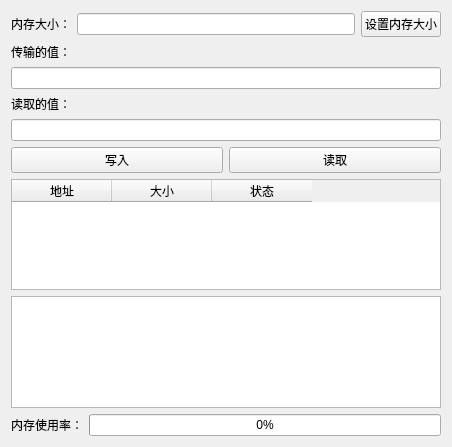
<?xml version="1.0" encoding="UTF-8"?>
<ui version="4.0">
 <class>Process</class>
 <widget class="QMainWindow" name="Process">
  <property name="geometry">
   <rect>
    <x>0</x>
    <y>0</y>
    <width>452</width>
    <height>447</height>
   </rect>
  </property>
  <property name="windowTitle">
   <string>Process</string>
  </property>
  <widget class="QWidget" name="centralWidget">
   <layout class="QVBoxLayout" name="verticalLayout">
    <item>
     <layout class="QHBoxLayout" name="horizontalLayout_2">
      <item>
       <widget class="QLabel" name="sizeLabel">
        <property name="text">
         <string>内存大小：</string>
        </property>
       </widget>
      </item>
      <item>
       <widget class="QLineEdit" name="sizeInput"/>
      </item>
      <item>
       <widget class="QPushButton" name="sizeButton">
        <property name="text">
         <string>设置内存大小</string>
        </property>
       </widget>
      </item>
     </layout>
    </item>
    <item>
     <widget class="QLabel" name="valueInputLabel">
      <property name="text">
       <string>传输的值：</string>
      </property>
     </widget>
    </item>
    <item>
     <widget class="QLineEdit" name="valueInput"/>
    </item>
    <item>
     <widget class="QLabel" name="valueOutputLabel">
      <property name="text">
       <string>读取的值：</string>
      </property>
     </widget>
    </item>
    <item>
     <widget class="QLineEdit" name="valueOutput"/>
    </item>
    <item>
     <layout class="QHBoxLayout" name="horizontalLayout">
      <item>
       <widget class="QPushButton" name="writeButton">
        <property name="text">
         <string>写入</string>
        </property>
       </widget>
      </item>
      <item>
       <widget class="QPushButton" name="readButton">
        <property name="text">
         <string>读取</string>
        </property>
       </widget>
      </item>
     </layout>
    </item>
    <item>
     <widget class="QTableWidget" name="memoryBlockTable">
      <column>
       <property name="text">
        <string>地址</string>
       </property>
      </column>
      <column>
       <property name="text">
        <string>大小</string>
       </property>
      </column>
      <column>
       <property name="text">
        <string>状态</string>
       </property>
      </column>
     </widget>
    </item>
    <item>
     <widget class="QTextEdit" name="logTextEdit"/>
    </item>
    <item>
     <layout class="QHBoxLayout" name="horizontalLayout_3">
      <item>
       <widget class="QLabel" name="memoryUsageLabel">
        <property name="text">
         <string>内存使用率：</string>
        </property>
       </widget>
      </item>
      <item>
       <widget class="QProgressBar" name="memoryUsageBar">
        <property name="value">
         <number>0</number>
        </property>
       </widget>
      </item>
     </layout>
    </item>
   </layout>
  </widget>
 </widget>
 <layoutdefault spacing="6" margin="11"/>
 <resources>
  <include location="Process.qrc"/>
 </resources>
 <connections/>
</ui>
